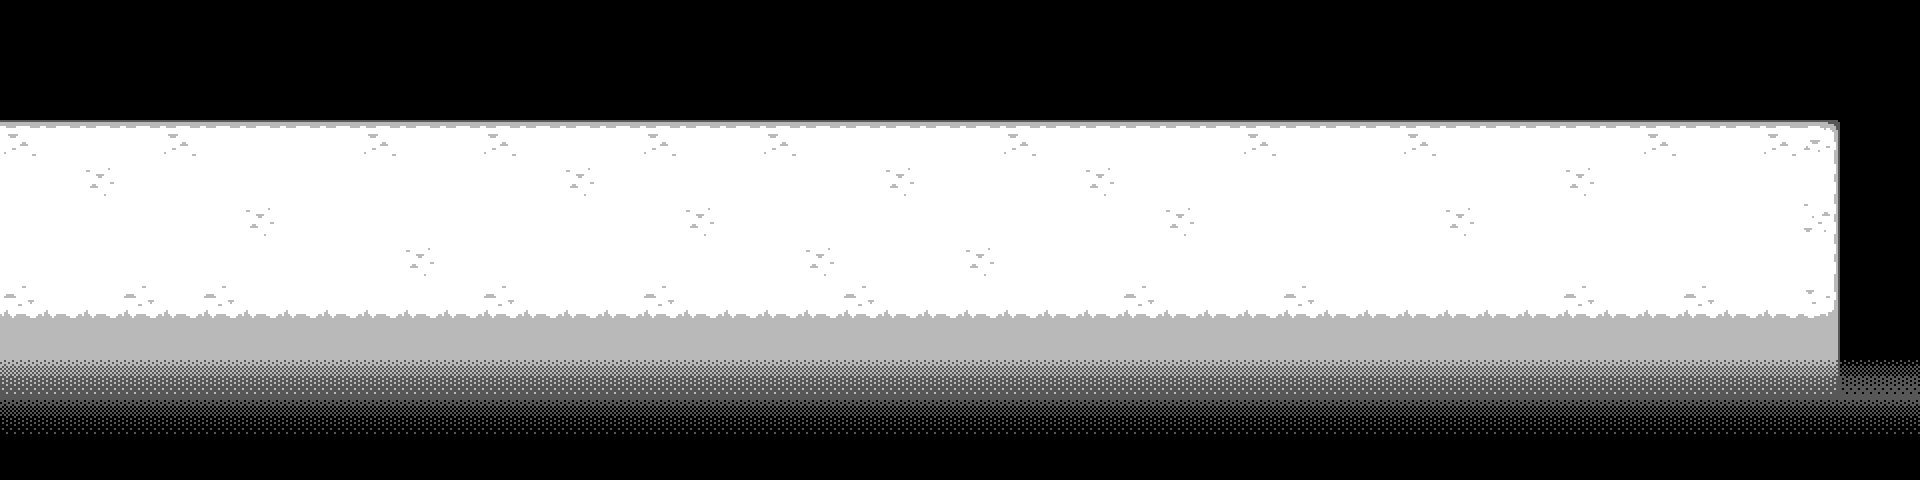

Rendered tile map (Tiled .tmx) drawn with the repository's tilesets; below, a short description and the full map source, tile grids included:
An orthogonal 48x12 tile map with 40x40 px tiles, 3 tile layers (tiles, dithering, dithering), 2 tilesets and 7 objects (script, warpbin, spawn).

<map version="1.10" tiledversion="1.10.2" orientation="orthogonal" renderorder="right-down" width="48" height="12" tilewidth="40" tileheight="40" infinite="0" nextlayerid="10" nextobjectid="10">
 <editorsettings>
  <export target="data.lua" format="lua" />
 </editorsettings>
 <properties>
  <property name="border" value="simple" />
 </properties>
 <tileset firstgid="1" source="../../tilesets/dinofield.tsx" />
 <tileset firstgid="25" source="../../tilesets/city_alleyway.tsx" />
 <objectgroup color="#ff0000" id="8" name="objects_bg" />
 <layer id="1" name="tiles" width="48" height="12">
  <data encoding="csv">
0,0,0,0,0,0,0,0,0,0,0,0,0,0,0,0,0,0,0,0,0,0,0,0,0,0,0,0,0,0,0,0,0,0,0,0,0,0,0,0,0,0,0,0,0,0,0,0,
0,0,0,0,0,0,0,0,0,0,0,0,0,0,0,0,0,0,0,0,0,0,0,0,0,0,0,0,0,0,0,0,0,0,0,0,0,0,0,0,0,0,0,0,0,0,0,0,
0,0,0,0,0,0,0,0,0,0,0,0,0,0,0,0,0,0,0,0,0,0,0,0,0,0,0,0,0,0,0,0,0,0,0,0,0,0,0,0,0,0,0,0,0,0,0,0,
2,16,16,16,2,16,16,16,16,2,16,16,2,16,16,16,2,16,16,2,16,16,16,16,16,2,16,16,16,16,16,2,16,16,16,2,16,16,16,16,16,2,16,16,2,3,0,0,
8,8,4,8,8,8,8,8,8,8,8,8,8,8,4,8,8,8,8,8,8,8,4,8,8,8,8,4,8,8,8,8,8,8,8,8,8,8,8,4,8,8,8,8,8,11,0,0,
8,8,8,8,8,8,4,8,8,8,8,8,8,8,8,8,8,4,8,8,8,8,8,8,8,8,8,8,8,4,8,8,8,8,8,8,4,8,8,8,8,8,8,8,8,9,0,0,
8,8,8,8,8,8,8,8,8,8,4,8,8,8,8,8,8,8,8,8,4,8,8,8,4,8,8,8,8,8,8,8,8,8,8,8,8,8,8,8,8,8,8,8,8,11,0,0,
14,22,22,14,22,14,22,22,22,22,22,22,14,22,22,22,14,22,22,22,22,14,22,22,22,22,22,22,14,22,22,22,14,22,22,22,22,22,22,14,22,22,14,22,22,15,0,0,
20,20,20,20,20,20,20,20,20,20,20,20,20,20,20,20,20,20,20,20,20,20,20,20,20,20,20,20,20,20,20,20,20,20,20,20,20,20,20,20,20,20,20,20,20,21,0,0,
20,20,20,20,20,20,20,20,20,20,20,20,20,20,20,20,20,20,20,20,20,20,20,20,20,20,20,20,20,20,20,20,20,20,20,20,20,20,20,20,20,20,20,20,20,21,0,0,
20,20,20,20,20,20,20,20,20,20,20,20,20,20,20,20,20,20,20,20,20,20,20,20,20,20,20,20,20,20,20,20,20,20,20,20,20,20,20,20,20,20,20,20,20,21,0,0,
20,20,20,20,20,20,20,20,20,20,20,20,20,20,20,20,20,20,20,20,20,20,20,20,20,20,20,20,20,20,20,20,20,20,20,20,20,20,20,20,20,20,20,20,20,21,0,0
</data>
 </layer>
 <layer id="3" name="dithering" width="48" height="12">
  <data encoding="csv">
0,0,0,0,0,0,0,0,0,0,0,0,0,0,0,0,0,0,0,0,0,0,0,0,0,0,0,0,0,0,0,0,0,0,0,0,0,0,0,0,0,0,0,0,0,0,0,0,
0,0,0,0,0,0,0,0,0,0,0,0,0,0,0,0,0,0,0,0,0,0,0,0,0,0,0,0,0,0,0,0,0,0,0,0,0,0,0,0,0,0,0,0,0,0,0,0,
0,0,0,0,0,0,0,0,0,0,0,0,0,0,0,0,0,0,0,0,0,0,0,0,0,0,0,0,0,0,0,0,0,0,0,0,0,0,0,0,0,0,0,0,0,0,0,0,
0,0,0,0,0,0,0,0,0,0,0,0,0,0,0,0,0,0,0,0,0,0,0,0,0,0,0,0,0,0,0,0,0,0,0,0,0,0,0,0,0,0,0,0,0,0,0,0,
0,0,0,0,0,0,0,0,0,0,0,0,0,0,0,0,0,0,0,0,0,0,0,0,0,0,0,0,0,0,0,0,0,0,0,0,0,0,0,0,0,0,0,0,0,0,0,0,
0,0,0,0,0,0,0,0,0,0,0,0,0,0,0,0,0,0,0,0,0,0,0,0,0,0,0,0,0,0,0,0,0,0,0,0,0,0,0,0,0,0,0,0,0,0,0,0,
0,0,0,0,0,0,0,0,0,0,0,0,0,0,0,0,0,0,0,0,0,0,0,0,0,0,0,0,0,0,0,0,0,0,0,0,0,0,0,0,0,0,0,0,0,0,0,0,
0,0,0,0,0,0,0,0,0,0,0,0,0,0,0,0,0,0,0,0,0,0,0,0,0,0,0,0,0,0,0,0,0,0,0,0,0,0,0,0,0,0,0,0,0,0,0,0,
0,0,0,0,0,0,0,0,0,0,0,0,0,0,0,0,0,0,0,0,0,0,0,0,0,0,0,0,0,0,0,0,0,0,0,0,0,0,0,0,0,0,0,0,0,0,0,0,
17,17,17,17,17,17,17,17,17,17,17,17,17,17,17,17,17,17,17,17,17,17,17,17,17,17,17,17,17,17,17,17,17,17,17,17,17,17,17,17,17,17,17,17,17,17,17,17,
23,23,23,23,23,23,23,23,23,23,23,23,23,23,23,23,23,23,23,23,23,23,23,23,23,23,23,23,23,23,23,23,23,23,23,23,23,23,23,23,23,23,23,23,23,23,23,23,
0,0,0,0,0,0,0,0,0,0,0,0,0,0,0,0,0,0,0,0,0,0,0,0,0,0,0,0,0,0,0,0,0,0,0,0,0,0,0,0,0,0,0,0,0,0,0,0
</data>
 </layer>
 <layer id="4" name="dithering" width="48" height="12">
  <data encoding="csv">
0,0,0,0,0,0,0,0,0,0,0,0,0,0,0,0,0,0,0,0,0,0,0,0,0,0,0,0,0,0,0,0,0,0,0,0,0,0,0,0,0,0,0,0,0,0,0,0,
0,0,0,0,0,0,0,0,0,0,0,0,0,0,0,0,0,0,0,0,0,0,0,0,0,0,0,0,0,0,0,0,0,0,0,0,0,0,0,0,0,0,0,0,0,0,0,0,
0,0,0,0,0,0,0,0,0,0,0,0,0,0,0,0,0,0,0,0,0,0,0,0,0,0,0,0,0,0,0,0,0,0,0,0,0,0,0,0,0,0,0,0,0,0,0,0,
0,0,0,0,0,0,0,0,0,0,0,0,0,0,0,0,0,0,0,0,0,0,0,0,0,0,0,0,0,0,0,0,0,0,0,0,0,0,0,0,0,0,0,0,0,0,0,0,
0,0,0,0,0,0,0,0,0,0,0,0,0,0,0,0,0,0,0,0,0,0,0,0,0,0,0,0,0,0,0,0,0,0,0,0,0,0,0,0,0,0,0,0,0,0,0,0,
0,0,0,0,0,0,0,0,0,0,0,0,0,0,0,0,0,0,0,0,0,0,0,0,0,0,0,0,0,0,0,0,0,0,0,0,0,0,0,0,0,0,0,0,0,0,0,0,
0,0,0,0,0,0,0,0,0,0,0,0,0,0,0,0,0,0,0,0,0,0,0,0,0,0,0,0,0,0,0,0,0,0,0,0,0,0,0,0,0,0,0,0,0,0,0,0,
0,0,0,0,0,0,0,0,0,0,0,0,0,0,0,0,0,0,0,0,0,0,0,0,0,0,0,0,0,0,0,0,0,0,0,0,0,0,0,0,0,0,0,0,0,0,0,0,
0,0,0,0,0,0,0,0,0,0,0,0,0,0,0,0,0,0,0,0,0,0,0,0,0,0,0,0,0,0,0,0,0,0,0,0,0,0,0,0,0,0,0,0,0,0,0,0,
0,0,0,0,0,0,0,0,0,0,0,0,0,0,0,0,0,0,0,0,0,0,0,0,0,0,0,0,0,0,0,0,0,0,0,0,0,0,0,0,0,0,0,0,0,0,0,0,
18,18,18,18,18,18,18,18,18,18,18,18,18,18,18,18,18,18,18,18,18,18,18,18,18,18,18,18,18,18,18,18,18,18,18,18,18,18,18,18,18,18,18,18,18,18,18,18,
24,24,24,24,24,24,24,24,24,24,24,24,24,24,24,24,24,24,24,24,24,24,24,24,24,24,24,24,24,24,24,24,24,24,24,24,24,24,24,24,24,24,24,24,24,24,24,24
</data>
 </layer>
 <objectgroup color="#0000ff" id="5" name="collision">
  <object id="1" x="0" y="320" width="1840" height="40" />
  <object id="2" x="0" y="80" width="1840" height="40" />
  <object id="3" x="-40" y="120" width="40" height="200" />
  <object id="4" x="1840" y="120" width="40" height="200" />
 </objectgroup>
 <objectgroup color="#ff00ff" id="6" name="objects">
  <object id="6" name="script" x="800" y="0" width="40" height="480">
   <properties>
    <property name="cutscene" value="googledino.begin" />
    <property name="once" type="bool" value="true" />
   </properties>
  </object>
  <object id="9" name="warpbin" x="1640" y="120" width="120" height="40">
   <properties>
    <property name="skin" value="cyber_city" />
   </properties>
  </object>
 </objectgroup>
 <objectgroup color="#7f00ff" id="7" name="markers">
  <object id="5" name="spawn" x="40" y="240">
   <point />
  </object>
 </objectgroup>
</map>
